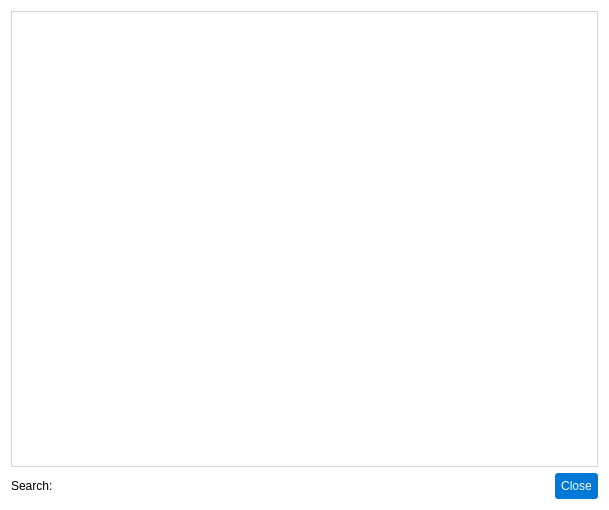
<?xml version="1.0" encoding="UTF-8"?>
<ui version="4.0">
 <class>CatalogDialog</class>
 <widget class="QDialog" name="CatalogDialog">
  <property name="geometry">
   <rect>
    <x>0</x>
    <y>0</y>
    <width>609</width>
    <height>510</height>
   </rect>
  </property>
  <property name="windowTitle">
   <string>Dialog</string>
  </property>
  <property name="windowIcon">
   <iconset resource="../gui/icons/icons.qrc">
    <normaloff>:/icons/catalog.svg</normaloff>:/icons/catalog.svg</iconset>
  </property>
  <property name="styleSheet">
   <string notr="true">background-color: #ffffff; font-family: Arial;</string>
  </property>
  <layout class="QGridLayout" name="gridLayout">
   <item row="0" column="0" colspan="4">
    <widget class="QTableView" name="catalogTable">
     <property name="styleSheet">
      <string notr="true">/* QTableView and QHeaderView styles for pAstroCORE */

/* Table View */
QTableView, QTableWidget {
    background-color: #ffffff;
    gridline-color: #d3d3d3;
    color: #333333;
    font-family: Arial, sans-serif;
    font-size: 9pt;
    border: 1px solid #d3d3d3; /* External border for table */
}

QTableView::item:selected, QTableWidget::item:selected {
    background-color: #0078d7;
    color: #ffffff;
}

QTableView::item:hover, QTableWidget::item:hover {
    background-color: #1a8cff;
    color: #ffffff;
}

/* Header View */
QHeaderView {
    background-color: #f9f9f9;
    border: none; /* No external border to avoid doubling with QTableView */
    border-bottom: 1px solid #d3d3d3; /* Bottom border to separate from content */
}

QHeaderView::section {
    background-color: #f9f9f9;
    color: #333333;
    border-bottom: none; /* No bottom border, handled by QHeaderView */
    border-right: none; /* Avoid doubling with adjacent sections */
    border-left: none; /* Clean look */
    border-top: none; /* Clean look */
    padding: 4px;
    font-family: Arial, sans-serif;
    font-size: 9pt;
}

QHeaderView::section:horizontal {
    border-right: 1px solid #d3d3d3; /* Separator between columns */
}

QHeaderView::section:vertical {
    border-bottom: 1px solid #d3d3d3; /* Separator between rows */
}

QHeaderView::section:hover {
    background-color: #1a8cff;
    color: #ffffff;
}</string>
     </property>
     <property name="editTriggers">
      <set>QAbstractItemView::EditTrigger::NoEditTriggers</set>
     </property>
     <property name="selectionMode">
      <enum>QAbstractItemView::SelectionMode::SingleSelection</enum>
     </property>
     <property name="selectionBehavior">
      <enum>QAbstractItemView::SelectionBehavior::SelectRows</enum>
     </property>
    </widget>
   </item>
   <item row="1" column="1">
    <widget class="QLineEdit" name="search">
     <property name="styleSheet">
      <string notr="true">QLineEdit {
    font-family: Arial;
    font-size: 9pt;
    color: #333333;
    padding: 1px;
    border-radius: 3px;
}
QLineEdit[readOnly=&quot;true&quot;] {
    border: 1px solid #d3d3d3;
    background-color: #f9f9f9;
}
QLineEdit[readOnly=&quot;false&quot;] {
    border: 1px solid #0078d7;
    background-color: #f0f6ff;
}
QLineEdit[readOnly=&quot;false&quot;]:hover {
    border: 1px solid #1a8cff;
}
QLineEdit[readOnly=&quot;false&quot;]:focus {
    border: 1px solid #005bb5;
    background-color: #ffffff;
}</string>
     </property>
    </widget>
   </item>
   <item row="1" column="0">
    <widget class="QLabel" name="lbl_search">
     <property name="font">
      <font>
       <family>Arial</family>
       <pointsize>9</pointsize>
      </font>
     </property>
     <property name="text">
      <string>Search:</string>
     </property>
    </widget>
   </item>
   <item row="1" column="3">
    <widget class="QPushButton" name="closeButton">
     <property name="styleSheet">
      <string notr="true">QPushButton {
    background-color: #0078d7;
    color: #ffffff;
    padding: 6px;
    border-radius: 3px;
    border: none;
}
QPushButton:hover {
    background-color: #1a8cff; /* Светлее при наведении */
}
QPushButton:pressed {
    background-color: #005bb5; /* Темнее при нажатии */
    padding-top: 7px; /* Легкое смещение вниз для эффекта &quot;продавливания&quot; */
    padding-bottom: 5px;
}</string>
     </property>
     <property name="text">
      <string>Close</string>
     </property>
     <property name="flat">
      <bool>true</bool>
     </property>
    </widget>
   </item>
   <item row="1" column="2">
    <spacer name="horizontalSpacer">
     <property name="orientation">
      <enum>Qt::Orientation::Horizontal</enum>
     </property>
     <property name="sizeHint" stdset="0">
      <size>
       <width>40</width>
       <height>20</height>
      </size>
     </property>
    </spacer>
   </item>
  </layout>
 </widget>
 <resources>
  <include location="../gui/icons/icons.qrc"/>
 </resources>
 <connections/>
</ui>
